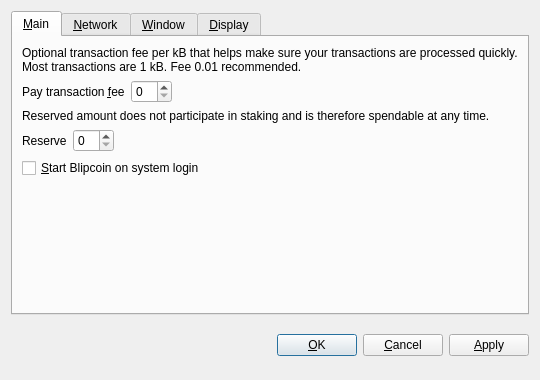
<?xml version="1.0" encoding="UTF-8"?>
<ui version="4.0">
 <class>OptionsDialog</class>
 <widget class="QDialog" name="OptionsDialog">
  <property name="geometry">
   <rect>
    <x>0</x>
    <y>0</y>
    <width>540</width>
    <height>380</height>
   </rect>
  </property>
  <property name="windowTitle">
   <string>Options</string>
  </property>
  <property name="modal">
   <bool>true</bool>
  </property>
  <layout class="QVBoxLayout" name="verticalLayout">
   <item>
    <widget class="QTabWidget" name="tabWidget">
     <property name="tabPosition">
      <enum>QTabWidget::North</enum>
     </property>
     <property name="currentIndex">
      <number>0</number>
     </property>
     <widget class="QWidget" name="tabMain">
      <attribute name="title">
       <string>&amp;Main</string>
      </attribute>
      <layout class="QVBoxLayout" name="verticalLayout_Main">
       <item>
        <widget class="QLabel" name="transactionFeeInfoLabel">
         <property name="text">
          <string>Optional transaction fee per kB that helps make sure your transactions are processed quickly. Most transactions are 1 kB. Fee 0.01 recommended.</string>
         </property>
         <property name="textFormat">
          <enum>Qt::PlainText</enum>
         </property>
         <property name="wordWrap">
          <bool>true</bool>
         </property>
        </widget>
       </item>
       <item>
        <layout class="QHBoxLayout" name="horizontalLayoutFee">
         <item>
          <widget class="QLabel" name="transactionFeeLabel">
           <property name="text">
            <string>Pay transaction &amp;fee</string>
           </property>
           <property name="textFormat">
            <enum>Qt::PlainText</enum>
           </property>
           <property name="buddy">
            <cstring>transactionFee</cstring>
           </property>
          </widget>
         </item>
         <item>
          <widget class="BitcoinAmountField" name="transactionFee"/>
         </item>
         <item>
          <spacer name="horizontalSpacerFee">
           <property name="orientation">
            <enum>Qt::Horizontal</enum>
           </property>
           <property name="sizeHint" stdset="0">
            <size>
             <width>40</width>
             <height>20</height>
            </size>
           </property>
          </spacer>
         </item>
        </layout>
       </item>
       <item>
        <widget class="QLabel" name="reserveBalanceInfoLabel">
         <property name="text">
          <string>Reserved amount does not participate in staking and is therefore spendable at any time.</string>
         </property>
         <property name="textFormat">
          <enum>Qt::PlainText</enum>
         </property>
         <property name="wordWrap">
          <bool>true</bool>
         </property>
        </widget>
       </item>
       <item>
        <layout class="QHBoxLayout" name="horizontalLayoutReserveBalance">
         <item>
          <widget class="QLabel" name="reserveBalanceLabel">
           <property name="text">
            <string>Reserve</string>
           </property>
           <property name="textFormat">
            <enum>Qt::PlainText</enum>
           </property>
           <property name="buddy">
            <cstring>reserveBalance</cstring>
           </property>
          </widget>
         </item>
         <item>
          <widget class="BitcoinAmountField" name="reserveBalance"/>
         </item>
         <item>
          <spacer name="horizontalSpacerReserveBalance">
           <property name="orientation">
            <enum>Qt::Horizontal</enum>
           </property>
           <property name="sizeHint" stdset="0">
            <size>
             <width>40</width>
             <height>20</height>
            </size>
           </property>
          </spacer>
         </item>
        </layout>
       </item>
       <item>
        <widget class="QCheckBox" name="bitcoinAtStartup">
         <property name="toolTip">
          <string>Automatically start Blipcoin after logging in to the system.</string>
         </property>
         <property name="text">
          <string>&amp;Start Blipcoin on system login</string>
         </property>
        </widget>
       </item>
       <item>
        <spacer name="verticalSpacer_Main">
         <property name="orientation">
          <enum>Qt::Vertical</enum>
         </property>
         <property name="sizeHint" stdset="0">
          <size>
           <width>20</width>
           <height>40</height>
          </size>
         </property>
        </spacer>
       </item>
      </layout>
     </widget>
     <widget class="QWidget" name="tabNetwork">
      <attribute name="title">
       <string>&amp;Network</string>
      </attribute>
      <layout class="QVBoxLayout" name="verticalLayout_Network">
       <item>
        <widget class="QCheckBox" name="mapPortUpnp">
         <property name="toolTip">
          <string>Automatically open the Blipcoin client port on the router. This only works when your router supports UPnP and it is enabled.</string>
         </property>
         <property name="text">
          <string>Map port using &amp;UPnP</string>
         </property>
        </widget>
       </item>
       <item>
        <widget class="QCheckBox" name="connectSocks">
         <property name="toolTip">
          <string>Connect to the Blipcoin network through a SOCKS5 proxy (e.g. when connecting through Tor).</string>
         </property>
         <property name="text">
          <string>&amp;Connect through SOCKS5 proxy:</string>
         </property>
        </widget>
       </item>
       <item>
        <layout class="QHBoxLayout" name="horizontalLayout_Network">
         <item>
          <widget class="QLabel" name="proxyIpLabel">
           <property name="text">
            <string>Proxy &amp;IP:</string>
           </property>
           <property name="textFormat">
            <enum>Qt::PlainText</enum>
           </property>
           <property name="buddy">
            <cstring>proxyIp</cstring>
           </property>
          </widget>
         </item>
         <item>
          <widget class="QValidatedLineEdit" name="proxyIp">
           <property name="maximumSize">
            <size>
             <width>140</width>
             <height>16777215</height>
            </size>
           </property>
           <property name="toolTip">
            <string>IP address of the proxy (e.g. 127.0.0.1)</string>
           </property>
          </widget>
         </item>
         <item>
          <widget class="QLabel" name="proxyPortLabel">
           <property name="text">
            <string>&amp;Port:</string>
           </property>
           <property name="textFormat">
            <enum>Qt::PlainText</enum>
           </property>
           <property name="buddy">
            <cstring>proxyPort</cstring>
           </property>
          </widget>
         </item>
         <item>
          <widget class="QLineEdit" name="proxyPort">
           <property name="maximumSize">
            <size>
             <width>55</width>
             <height>16777215</height>
            </size>
           </property>
           <property name="toolTip">
            <string>Port of the proxy (e.g. 9050)</string>
           </property>
          </widget>
         </item>
         <item>
          <spacer name="horizontalSpacer_Network">
           <property name="orientation">
            <enum>Qt::Horizontal</enum>
           </property>
           <property name="sizeHint" stdset="0">
            <size>
             <width>40</width>
             <height>20</height>
            </size>
           </property>
          </spacer>
         </item>
        </layout>
       </item>
       <item>
        <spacer name="verticalSpacer_Network">
         <property name="orientation">
          <enum>Qt::Vertical</enum>
         </property>
         <property name="sizeHint" stdset="0">
          <size>
           <width>20</width>
           <height>40</height>
          </size>
         </property>
        </spacer>
       </item>
      </layout>
     </widget>
     <widget class="QWidget" name="tabWindow">
      <attribute name="title">
       <string>&amp;Window</string>
      </attribute>
      <layout class="QVBoxLayout" name="verticalLayout_Window">
       <item>
        <widget class="QCheckBox" name="minimizeToTray">
         <property name="toolTip">
          <string>Show only a tray icon after minimizing the window.</string>
         </property>
         <property name="text">
          <string>&amp;Minimize to the tray instead of the taskbar</string>
         </property>
        </widget>
       </item>
       <item>
        <widget class="QCheckBox" name="minimizeOnClose">
         <property name="toolTip">
          <string>Minimize instead of exit the application when the window is closed. When this option is enabled, the application will be closed only after selecting Quit in the menu.</string>
         </property>
         <property name="text">
          <string>M&amp;inimize on close</string>
         </property>
        </widget>
       </item>
       <item>
        <spacer name="verticalSpacer_Window">
         <property name="orientation">
          <enum>Qt::Vertical</enum>
         </property>
         <property name="sizeHint" stdset="0">
          <size>
           <width>20</width>
           <height>40</height>
          </size>
         </property>
        </spacer>
       </item>
      </layout>
     </widget>
     <widget class="QWidget" name="tabDisplay">
      <attribute name="title">
       <string>&amp;Display</string>
      </attribute>
      <layout class="QVBoxLayout" name="verticalLayout_Display">
       <item>
        <layout class="QHBoxLayout" name="horizontalLayout_1_Display">
         <item>
          <widget class="QLabel" name="langLabel">
           <property name="text">
            <string>User Interface &amp;language:</string>
           </property>
           <property name="textFormat">
            <enum>Qt::PlainText</enum>
           </property>
           <property name="buddy">
            <cstring>lang</cstring>
           </property>
          </widget>
         </item>
         <item>
          <widget class="QValueComboBox" name="lang">
           <property name="toolTip">
            <string>The user interface language can be set here. This setting will take effect after restarting Blipcoin.</string>
           </property>
          </widget>
         </item>
        </layout>
       </item>
       <item>
        <layout class="QHBoxLayout" name="horizontalLayout_2_Display">
         <item>
          <widget class="QLabel" name="unitLabel">
           <property name="text">
            <string>&amp;Unit to show amounts in:</string>
           </property>
           <property name="textFormat">
            <enum>Qt::PlainText</enum>
           </property>
           <property name="buddy">
            <cstring>unit</cstring>
           </property>
          </widget>
         </item>
         <item>
          <widget class="QValueComboBox" name="unit">
           <property name="toolTip">
            <string>Choose the default subdivision unit to show in the interface and when sending coins.</string>
           </property>
          </widget>
         </item>
        </layout>
       </item>
       <item>
        <widget class="QCheckBox" name="coinControlFeatures">
         <property name="toolTip">
          <string>Whether to show coin control features or not.</string>
         </property>
         <property name="text">
          <string>Display coin &amp;control features (experts only!)</string>
         </property>
        </widget>
       </item>
       <item>
        <widget class="QCheckBox" name="useBlackTheme">
         <property name="text">
          <string>Use black visual theme (requires restart)</string>
         </property>
        </widget>
       </item>
       <item>
        <spacer name="verticalSpacer_Display">
         <property name="orientation">
          <enum>Qt::Vertical</enum>
         </property>
         <property name="sizeHint" stdset="0">
          <size>
           <width>20</width>
           <height>40</height>
          </size>
         </property>
        </spacer>
       </item>
      </layout>
     </widget>
    </widget>
   </item>
   <item>
    <layout class="QHBoxLayout" name="horizontalLayout_Buttons">
     <item>
      <spacer name="horizontalSpacer_1">
       <property name="orientation">
        <enum>Qt::Horizontal</enum>
       </property>
       <property name="sizeHint" stdset="0">
        <size>
         <width>40</width>
         <height>48</height>
        </size>
       </property>
      </spacer>
     </item>
     <item>
      <widget class="QLabel" name="statusLabel">
       <property name="font">
        <font>
         <weight>75</weight>
         <bold>true</bold>
        </font>
       </property>
       <property name="text">
        <string/>
       </property>
       <property name="textFormat">
        <enum>Qt::PlainText</enum>
       </property>
       <property name="wordWrap">
        <bool>true</bool>
       </property>
      </widget>
     </item>
     <item>
      <spacer name="horizontalSpacer_2">
       <property name="orientation">
        <enum>Qt::Horizontal</enum>
       </property>
       <property name="sizeHint" stdset="0">
        <size>
         <width>40</width>
         <height>48</height>
        </size>
       </property>
      </spacer>
     </item>
     <item>
      <widget class="QPushButton" name="okButton">
       <property name="text">
        <string>&amp;OK</string>
       </property>
      </widget>
     </item>
     <item>
      <widget class="QPushButton" name="cancelButton">
       <property name="text">
        <string>&amp;Cancel</string>
       </property>
       <property name="autoDefault">
        <bool>false</bool>
       </property>
      </widget>
     </item>
     <item>
      <widget class="QPushButton" name="applyButton">
       <property name="text">
        <string>&amp;Apply</string>
       </property>
       <property name="autoDefault">
        <bool>false</bool>
       </property>
      </widget>
     </item>
    </layout>
   </item>
  </layout>
 </widget>
 <customwidgets>
  <customwidget>
   <class>BitcoinAmountField</class>
   <extends>QSpinBox</extends>
   <header>bitcoinamountfield.h</header>
  </customwidget>
  <customwidget>
   <class>QValueComboBox</class>
   <extends>QComboBox</extends>
   <header>qvaluecombobox.h</header>
  </customwidget>
  <customwidget>
   <class>QValidatedLineEdit</class>
   <extends>QLineEdit</extends>
   <header>qvalidatedlineedit.h</header>
  </customwidget>
 </customwidgets>
 <resources/>
 <connections/>
</ui>
